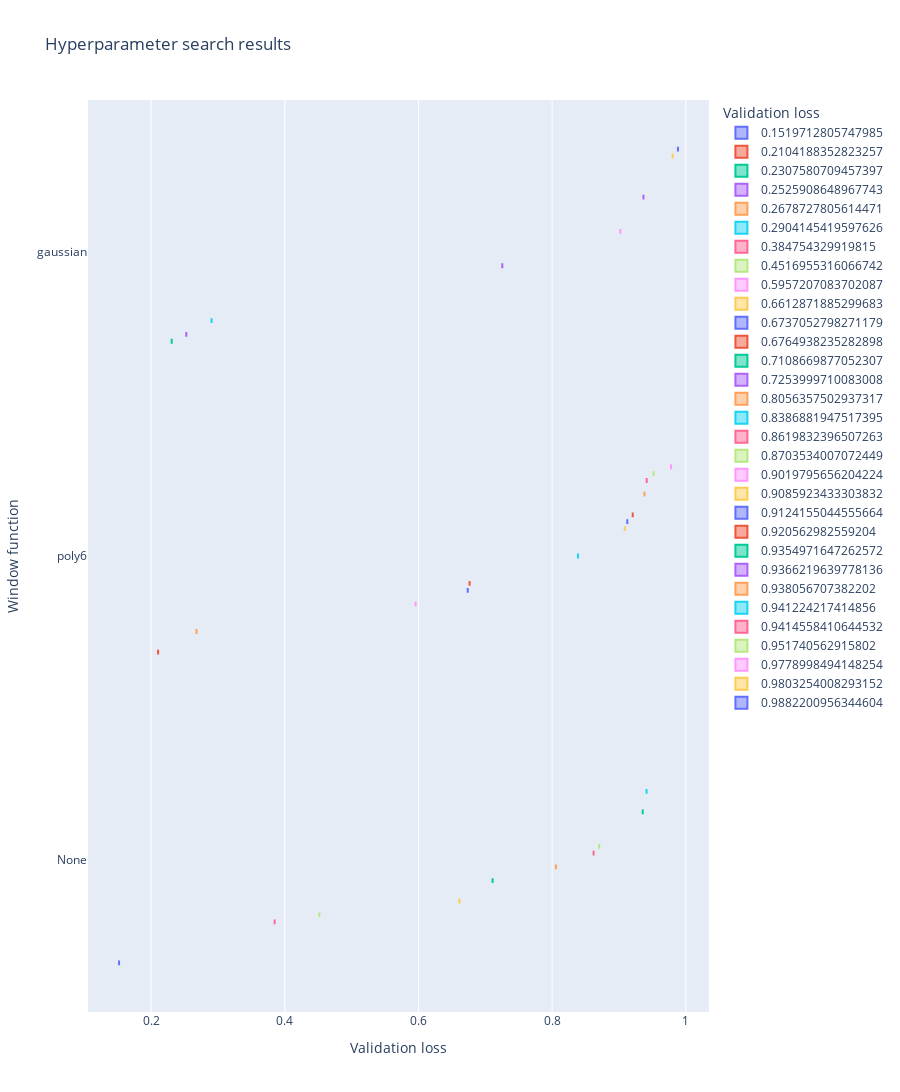

Here is the notebook cell this chart was saved with:
### Code cell
# Create boxplots
fig = px.box(
    df,
    x='val_loss',
    y='window_function',
    color='val_loss',
    title='Hyperparameter search results',
    labels={
        'val_loss': 'Validation loss',
        'window_function': 'Window function',
        'intermediate_activation_fn': 'Activation function',
        'align_corners': 'Align corners',
        'normalize': 'Normalize',
        'filter_extent': 'Filter extent',
        'radius_search_ignore_query_points': 'Ignore query points',
        'use_dense_layer_for_centers': 'Dense layer',
        'stopped_early': 'Stopped early'
    },
    height=1250,
)
fig.show()

### Figure 1 — Plotly figure (JSON) as saved in the notebook; plotly's stock layout.template omitted (floating-point values rounded to 4 significant figures)
{"data": [{"alignmentgroup": "True", "hovertemplate": "Validation loss=%{x}<br>Window function=%{y}<extra></extra>", "legendgroup": "0.1519712805747985", "marker": {"color": "#636efa"}, "name": "0.1519712805747985", "notched": false, "offsetgroup": "0.1519712805747985", "orientation": "h", "showlegend": true, "type": "box", "x": [0.152], "x0": " ", "xaxis": "x", "y": ["None"], "y0": " ", "yaxis": "y"}, {"alignmentgroup": "True", "hovertemplate": "Validation loss=%{x}<br>Window function=%{y}<extra></extra>", "legendgroup": "0.2104188352823257", "marker": {"color": "#EF553B"}, "name": "0.2104188352823257", "notched": false, "offsetgroup": "0.2104188352823257", "orientation": "h", "showlegend": true, "type": "box", "x": [0.2104], "x0": " ", "xaxis": "x", "y": ["poly6"], "y0": " ", "yaxis": "y"}, {"alignmentgroup": "True", "hovertemplate": "Validation loss=%{x}<br>Window function=%{y}<extra></extra>", "legendgroup": "0.2307580709457397", "marker": {"color": "#00cc96"}, "name": "0.2307580709457397", "notched": false, "offsetgroup": "0.2307580709457397", "orientation": "h", "showlegend": true, "type": "box", "x": [0.2308], "x0": " ", "xaxis": "x", "y": ["gaussian"], "y0": " ", "yaxis": "y"}, {"alignmentgroup": "True", "hovertemplate": "Validation loss=%{x}<br>Window function=%{y}<extra></extra>", "legendgroup": "0.2525908648967743", "marker": {"color": "#ab63fa"}, "name": "0.2525908648967743", "notched": false, "offsetgroup": "0.2525908648967743", "orientation": "h", "showlegend": true, "type": "box", "x": [0.2526], "x0": " ", "xaxis": "x", "y": ["gaussian"], "y0": " ", "yaxis": "y"}, {"alignmentgroup": "True", "hovertemplate": "Validation loss=%{x}<br>Window function=%{y}<extra></extra>", "legendgroup": "0.2678727805614471", "marker": {"color": "#FFA15A"}, "name": "0.2678727805614471", "notched": false, "offsetgroup": "0.2678727805614471", "orientation": "h", "showlegend": true, "type": "box", "x": [0.2679], "x0": " ", "xaxis": "x", "y": ["poly6"], "y0": " ", "yaxis": "y"}, {"alignmentgroup": "True", "hovertemplate": "Validation loss=%{x}<br>Window function=%{y}<extra></extra>", "legendgroup": "0.2904145419597626", "marker": {"color": "#19d3f3"}, "name": "0.2904145419597626", "notched": false, "offsetgroup": "0.2904145419597626", "orientation": "h", "showlegend": true, "type": "box", "x": [0.2904], "x0": " ", "xaxis": "x", "y": ["gaussian"], "y0": " ", "yaxis": "y"}, {"alignmentgroup": "True", "hovertemplate": "Validation loss=%{x}<br>Window function=%{y}<extra></extra>", "legendgroup": "0.384754329919815", "marker": {"color": "#FF6692"}, "name": "0.384754329919815", "notched": false, "offsetgroup": "0.384754329919815", "orientation": "h", "showlegend": true, "type": "box", "x": [0.3848], "x0": " ", "xaxis": "x", "y": ["None"], "y0": " ", "yaxis": "y"}, {"alignmentgroup": "True", "hovertemplate": "Validation loss=%{x}<br>Window function=%{y}<extra></extra>", "legendgroup": "0.4516955316066742", "marker": {"color": "#B6E880"}, "name": "0.4516955316066742", "notched": false, "offsetgroup": "0.4516955316066742", "orientation": "h", "showlegend": true, "type": "box", "x": [0.4517], "x0": " ", "xaxis": "x", "y": ["None"], "y0": " ", "yaxis": "y"}, {"alignmentgroup": "True", "hovertemplate": "Validation loss=%{x}<br>Window function=%{y}<extra></extra>", "legendgroup": "0.5957207083702087", "marker": {"color": "#FF97FF"}, "name": "0.5957207083702087", "notched": false, "offsetgroup": "0.5957207083702087", "orientation": "h", "showlegend": true, "type": "box", "x": [0.5957], "x0": " ", "xaxis": "x", "y": ["poly6"], "y0": " ", "yaxis": "y"}, {"alignmentgroup": "True", "hovertemplate": "Validation loss=%{x}<br>Window function=%{y}<extra></extra>", "legendgroup": "0.6612871885299683", "marker": {"color": "#FECB52"}, "name": "0.6612871885299683", "notched": false, "offsetgroup": "0.6612871885299683", "orientation": "h", "showlegend": true, "type": "box", "x": [0.6613], "x0": " ", "xaxis": "x", "y": ["None"], "y0": " ", "yaxis": "y"}, {"alignmentgroup": "True", "hovertemplate": "Validation loss=%{x}<br>Window function=%{y}<extra></extra>", "legendgroup": "0.6737052798271179", "marker": {"color": "#636efa"}, "name": "0.6737052798271179", "notched": false, "offsetgroup": "0.6737052798271179", "orientation": "h", "showlegend": true, "type": "box", "x": [0.6737], "x0": " ", "xaxis": "x", "y": ["poly6"], "y0": " ", "yaxis": "y"}, {"alignmentgroup": "True", "hovertemplate": "Validation loss=%{x}<br>Window function=%{y}<extra></extra>", "legendgroup": "0.6764938235282898", "marker": {"color": "#EF553B"}, "name": "0.6764938235282898", "notched": false, "offsetgroup": "0.6764938235282898", "orientation": "h", "showlegend": true, "type": "box", "x": [0.6765], "x0": " ", "xaxis": "x", "y": ["poly6"], "y0": " ", "yaxis": "y"}, {"alignmentgroup": "True", "hovertemplate": "Validation loss=%{x}<br>Window function=%{y}<extra></extra>", "legendgroup": "0.7108669877052307", "marker": {"color": "#00cc96"}, "name": "0.7108669877052307", "notched": false, "offsetgroup": "0.7108669877052307", "orientation": "h", "showlegend": true, "type": "box", "x": [0.7109], "x0": " ", "xaxis": "x", "y": ["None"], "y0": " ", "yaxis": "y"}, {"alignmentgroup": "True", "hovertemplate": "Validation loss=%{x}<br>Window function=%{y}<extra></extra>", "legendgroup": "0.7253999710083008", "marker": {"color": "#ab63fa"}, "name": "0.7253999710083008", "notched": false, "offsetgroup": "0.7253999710083008", "orientation": "h", "showlegend": true, "type": "box", "x": [0.7254], "x0": " ", "xaxis": "x", "y": ["gaussian"], "y0": " ", "yaxis": "y"}, {"alignmentgroup": "True", "hovertemplate": "Validation loss=%{x}<br>Window function=%{y}<extra></extra>", "legendgroup": "0.8056357502937317", "marker": {"color": "#FFA15A"}, "name": "0.8056357502937317", "notched": false, "offsetgroup": "0.8056357502937317", "orientation": "h", "showlegend": true, "type": "box", "x": [0.8056], "x0": " ", "xaxis": "x", "y": ["None"], "y0": " ", "yaxis": "y"}, {"alignmentgroup": "True", "hovertemplate": "Validation loss=%{x}<br>Window function=%{y}<extra></extra>", "legendgroup": "0.8386881947517395", "marker": {"color": "#19d3f3"}, "name": "0.8386881947517395", "notched": false, "offsetgroup": "0.8386881947517395", "orientation": "h", "showlegend": true, "type": "box", "x": [0.8387], "x0": " ", "xaxis": "x", "y": ["poly6"], "y0": " ", "yaxis": "y"}, {"alignmentgroup": "True", "hovertemplate": "Validation loss=%{x}<br>Window function=%{y}<extra></extra>", "legendgroup": "0.8619832396507263", "marker": {"color": "#FF6692"}, "name": "0.8619832396507263", "notched": false, "offsetgroup": "0.8619832396507263", "orientation": "h", "showlegend": true, "type": "box", "x": [0.862], "x0": " ", "xaxis": "x", "y": ["None"], "y0": " ", "yaxis": "y"}, {"alignmentgroup": "True", "hovertemplate": "Validation loss=%{x}<br>Window function=%{y}<extra></extra>", "legendgroup": "0.8703534007072449", "marker": {"color": "#B6E880"}, "name": "0.8703534007072449", "notched": false, "offsetgroup": "0.8703534007072449", "orientation": "h", "showlegend": true, "type": "box", "x": [0.8704], "x0": " ", "xaxis": "x", "y": ["None"], "y0": " ", "yaxis": "y"}, {"alignmentgroup": "True", "hovertemplate": "Validation loss=%{x}<br>Window function=%{y}<extra></extra>", "legendgroup": "0.9019795656204224", "marker": {"color": "#FF97FF"}, "name": "0.9019795656204224", "notched": false, "offsetgroup": "0.9019795656204224", "orientation": "h", "showlegend": true, "type": "box", "x": [0.902], "x0": " ", "xaxis": "x", "y": ["gaussian"], "y0": " ", "yaxis": "y"}, {"alignmentgroup": "True", "hovertemplate": "Validation loss=%{x}<br>Window function=%{y}<extra></extra>", "legendgroup": "0.9085923433303832", "marker": {"color": "#FECB52"}, "name": "0.9085923433303832", "notched": false, "offsetgroup": "0.9085923433303832", "orientation": "h", "showlegend": true, "type": "box", "x": [0.9086], "x0": " ", "xaxis": "x", "y": ["poly6"], "y0": " ", "yaxis": "y"}, {"alignmentgroup": "True", "hovertemplate": "Validation loss=%{x}<br>Window function=%{y}<extra></extra>", "legendgroup": "0.9124155044555664", "marker": {"color": "#636efa"}, "name": "0.9124155044555664", "notched": false, "offsetgroup": "0.9124155044555664", "orientation": "h", "showlegend": true, "type": "box", "x": [0.9124], "x0": " ", "xaxis": "x", "y": ["poly6"], "y0": " ", "yaxis": "y"}, {"alignmentgroup": "True", "hovertemplate": "Validation loss=%{x}<br>Window function=%{y}<extra></extra>", "legendgroup": "0.920562982559204", "marker": {"color": "#EF553B"}, "name": "0.920562982559204", "notched": false, "offsetgroup": "0.920562982559204", "orientation": "h", "showlegend": true, "type": "box", "x": [0.9206], "x0": " ", "xaxis": "x", "y": ["poly6"], "y0": " ", "yaxis": "y"}, {"alignmentgroup": "True", "hovertemplate": "Validation loss=%{x}<br>Window function=%{y}<extra></extra>", "legendgroup": "0.9354971647262572", "marker": {"color": "#00cc96"}, "name": "0.9354971647262572", "notched": false, "offsetgroup": "0.9354971647262572", "orientation": "h", "showlegend": true, "type": "box", "x": [0.9355], "x0": " ", "xaxis": "x", "y": ["None"], "y0": " ", "yaxis": "y"}, {"alignmentgroup": "True", "hovertemplate": "Validation loss=%{x}<br>Window function=%{y}<extra></extra>", "legendgroup": "0.9366219639778136", "marker": {"color": "#ab63fa"}, "name": "0.9366219639778136", "notched": false, "offsetgroup": "0.9366219639778136", "orientation": "h", "showlegend": true, "type": "box", "x": [0.9366], "x0": " ", "xaxis": "x", "y": ["gaussian"], "y0": " ", "yaxis": "y"}, {"alignmentgroup": "True", "hovertemplate": "Validation loss=%{x}<br>Window function=%{y}<extra></extra>", "legendgroup": "0.938056707382202", "marker": {"color": "#FFA15A"}, "name": "0.938056707382202", "notched": false, "offsetgroup": "0.938056707382202", "orientation": "h", "showlegend": true, "type": "box", "x": [0.9381], "x0": " ", "xaxis": "x", "y": ["poly6"], "y0": " ", "yaxis": "y"}, {"alignmentgroup": "True", "hovertemplate": "Validation loss=%{x}<br>Window function=%{y}<extra></extra>", "legendgroup": "0.941224217414856", "marker": {"color": "#19d3f3"}, "name": "0.941224217414856", "notched": false, "offsetgroup": "0.941224217414856", "orientation": "h", "showlegend": true, "type": "box", "x": [0.9412], "x0": " ", "xaxis": "x", "y": ["None"], "y0": " ", "yaxis": "y"}, {"alignmentgroup": "True", "hovertemplate": "Validation loss=%{x}<br>Window function=%{y}<extra></extra>", "legendgroup": "0.9414558410644532", "marker": {"color": "#FF6692"}, "name": "0.9414558410644532", "notched": false, "offsetgroup": "0.9414558410644532", "orientation": "h", "showlegend": true, "type": "box", "x": [0.9415], "x0": " ", "xaxis": "x", "y": ["poly6"], "y0": " ", "yaxis": "y"}, {"alignmentgroup": "True", "hovertemplate": "Validation loss=%{x}<br>Window function=%{y}<extra></extra>", "legendgroup": "0.951740562915802", "marker": {"color": "#B6E880"}, "name": "0.951740562915802", "notched": false, "offsetgroup": "0.951740562915802", "orientation": "h", "showlegend": true, "type": "box", "x": [0.9517], "x0": " ", "xaxis": "x", "y": ["poly6"], "y0": " ", "yaxis": "y"}, {"alignmentgroup": "True", "hovertemplate": "Validation loss=%{x}<br>Window function=%{y}<extra></extra>", "legendgroup": "0.9778998494148254", "marker": {"color": "#FF97FF"}, "name": "0.9778998494148254", "notched": false, "offsetgroup": "0.9778998494148254", "orientation": "h", "showlegend": true, "type": "box", "x": [0.9779], "x0": " ", "xaxis": "x", "y": ["poly6"], "y0": " ", "yaxis": "y"}, {"alignmentgroup": "True", "hovertemplate": "Validation loss=%{x}<br>Window function=%{y}<extra></extra>", "legendgroup": "0.9803254008293152", "marker": {"color": "#FECB52"}, "name": "0.9803254008293152", "notched": false, "offsetgroup": "0.9803254008293152", "orientation": "h", "showlegend": true, "type": "box", "x": [0.9803], "x0": " ", "xaxis": "x", "y": ["gaussian"], "y0": " ", "yaxis": "y"}, {"alignmentgroup": "True", "hovertemplate": "Validation loss=%{x}<br>Window function=%{y}<extra></extra>", "legendgroup": "0.9882200956344604", "marker": {"color": "#636efa"}, "name": "0.9882200956344604", "notched": false, "offsetgroup": "0.9882200956344604", "orientation": "h", "showlegend": true, "type": "box", "x": [0.9882], "x0": " ", "xaxis": "x", "y": ["gaussian"], "y0": " ", "yaxis": "y"}], "layout": {"boxmode": "group", "height": 1250, "legend": {"title": {"text": "Validation loss"}, "tracegroupgap": 0}, "title": {"text": "Hyperparameter search results"}, "xaxis": {"anchor": "y", "categoryarray": [0.152, 0.2104, 0.2308, 0.2526, 0.2679, 0.2904, 0.3848, 0.4517, 0.5957, 0.6613, 0.6737, 0.6765, 0.7109, 0.7254, 0.8056, 0.8387, 0.862, 0.8704, 0.902, 0.9086, 0.9124, 0.9206, 0.9355, 0.9366, 0.9381, 0.9412, 0.9415, 0.9517, 0.9779, 0.9803, 0.9882], "categoryorder": "array", "domain": [0, 1], "title": {"text": "Validation loss"}}, "yaxis": {"anchor": "x", "domain": [0, 1], "title": {"text": "Window function"}}}}
